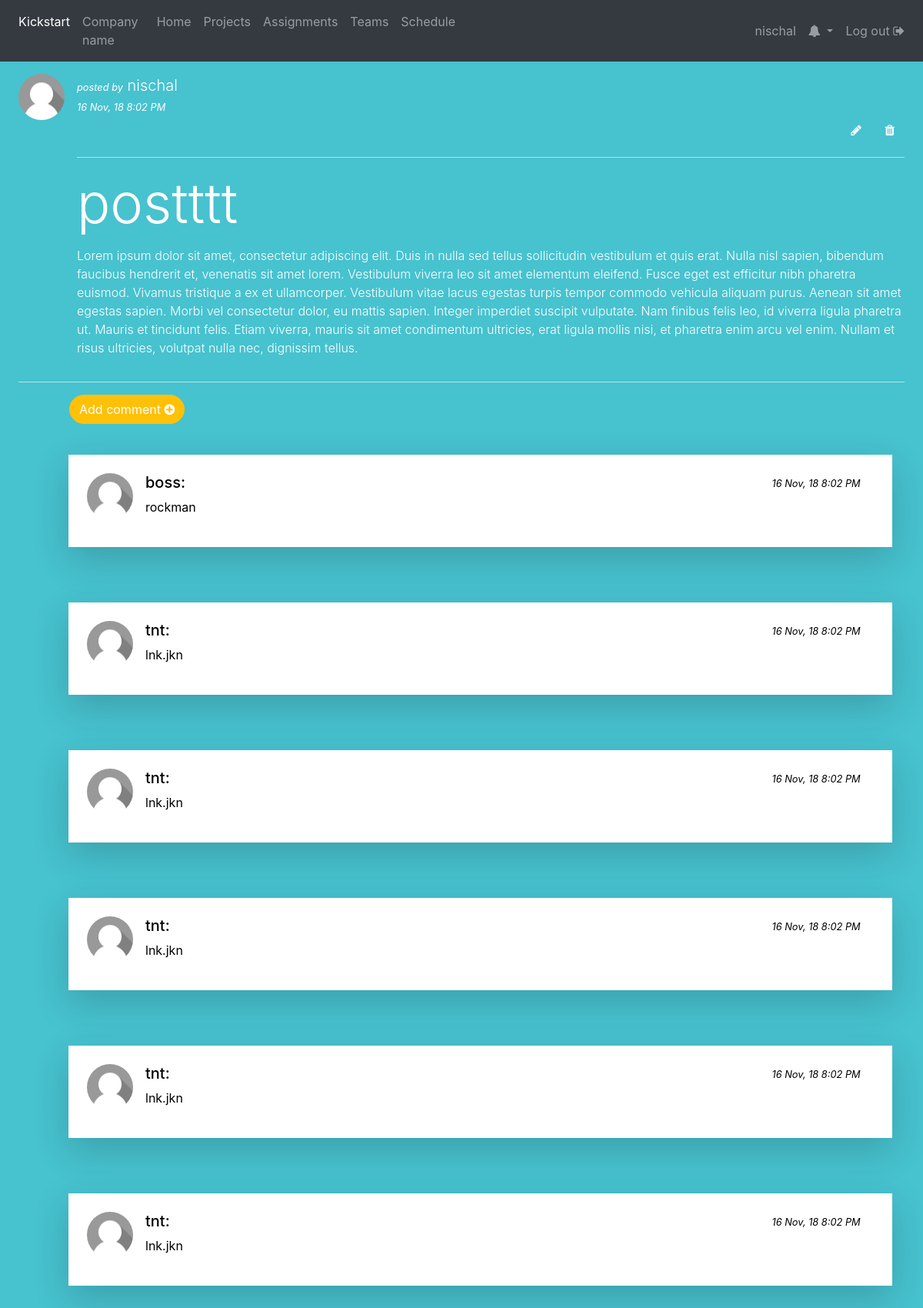
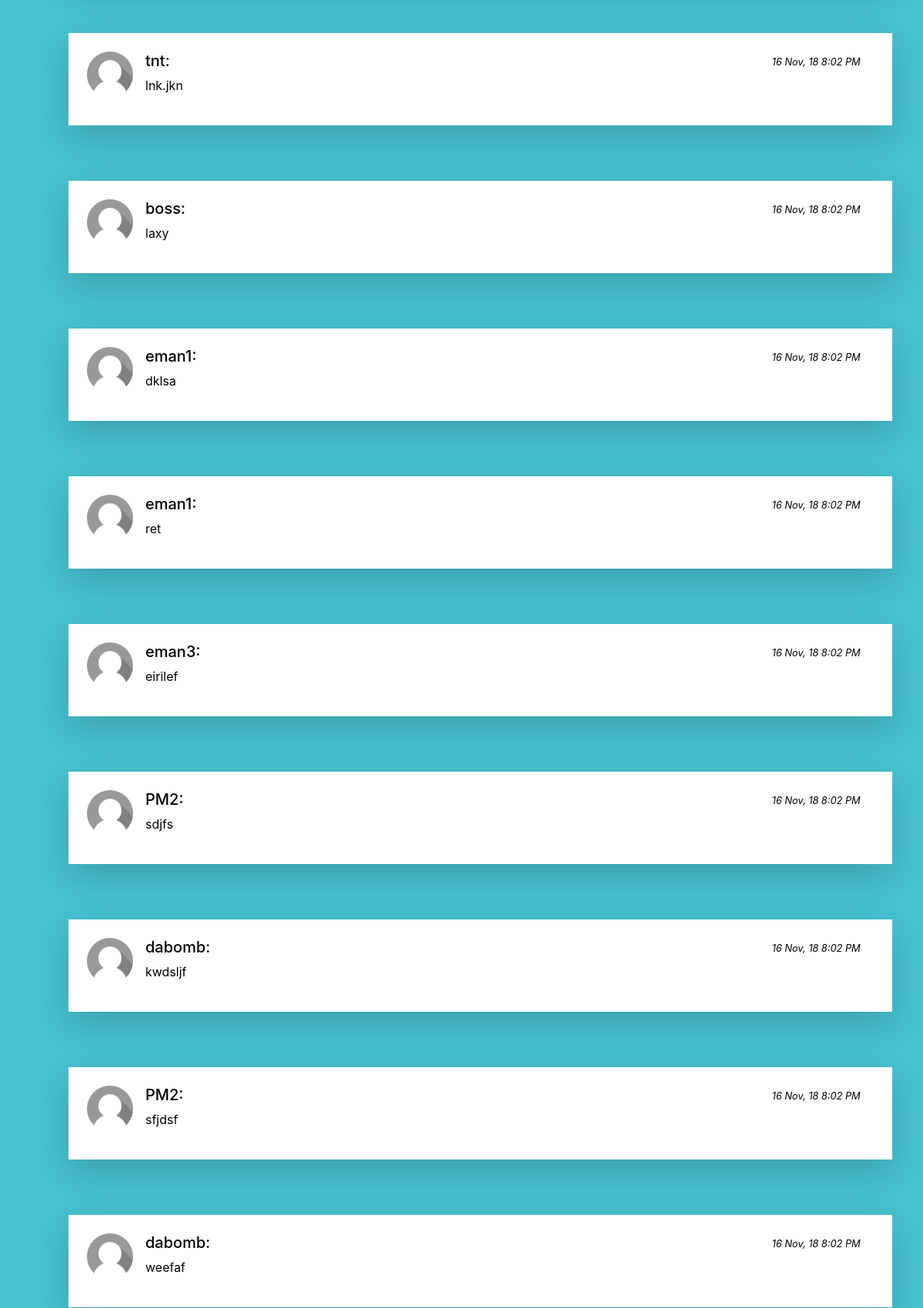
Screenshot of /blog/post/6/ (signed in, upper part) with the database file from the repository (2 pictures, top to bottom).
### blog/models.py (models this page shows, shortened)
class post(models.Model):
    title = models.CharField(max_length=200)
    content = models.TextField()
    timestamp = models.DateTimeField(auto_now_add=True)
    author = models.ForeignKey(User, on_delete=models.SET_NULL, null=True)

class comment(models.Model):
    post = models.ForeignKey(post, on_delete=models.CASCADE,default='')
    content = models.CharField(max_length=1000)
    timestamp = models.DateTimeField(auto_now_add=True)
    author = models.ForeignKey(User, on_delete=models.SET_NULL, null=True)

### blog/views.py (the view)
# urls.py: path('post/<int:pk>/', views.details, name='details'),
def details(request, pk):
    posts = get_object_or_404(post,id=pk)
    comments = comment.objects.filter(post=posts)
    posts_dict_details = {'posts':posts, 'allcomments': comments}
    return render(request, 'blog/details.html', posts_dict_details)

### templates/blog/details.html
{% extends 'blog/base.html' %}
{% load  staticfiles %}
{% block body %}
    <br><br><br>
    <div class="shadow-lg p-4 mb-4" style="padding: 30px;background-color: #47c2cf;color:white;">
        <div class="media">
            <img src="{% static 'images/default.png' %}" class="align-self-start mr-3 rounded-circle"
                 style="width:60px">
            <div class="media-body">
                <span class="font-italic"><small> posted by</small></span><span
                        class="lead"> {{ posts.author }} </span><br><span class="font-italic"><small>
                    {{ posts.timestamp|date:"d M, y  g:i A" }}</small></span>
                <p class="text-right">
                <a class="btn btn-default" href="{% url 'editpost' pk=posts.pk %}"><span
                        class="fa fa-pencil"></span></a>
                <a class="btn btn-default" href="{% url 'deletepost' pk=posts.pk %}"><span
                        class="fa fa-trash"></span></a>
                </p>
                <hr style="border-color: #ffffff94">
                <h1 class="display-3">{{ posts.title }}</h1>
                <p class="font-weight-light" style="padding-top: 5px;">{{ posts.content }}</p>
            </div>
        </div>
        <hr style="border-color: #ffffff94">
        <p class="text-left" style="margin-left: 66px;">
            <a href="{% url 'add-comment' pk=posts.pk %}" class="btn btn-warning" role="button"
               style="border-radius: 20px;color: white;">Add
                comment <span class="fa fa-plus-circle"></span></a>
        </p>
    <br>
        {% for comment in allcomments %}
            <div class="shadow-lg p-4 mb-4" style="background-color: white;color:black;width: 93%;margin-left: 65px;">
            <div class="media">
                 <img src="{% static 'images/default.png' %}" class="align-self-start mr-3 rounded-circle"
                         style="width:60px">
                <div class="media-body">
                <div class="row">
                    <div class="col-lg-10">
                        <h5>{{ comment.author }}:</h5>
                        <p class="font-weight-normal">{{ comment.content }}</p>
                    </div>
                    <div class="col-lg-2">
                        <span class="font-italic"><small>
                    {{ posts.timestamp|date:"d M, y  g:i A" }}</small></span>
                    </div>
                </div>
            </div>
            </div>
            </div>
            <br><br>
        {% endfor %}
    </div>
{% endblock %}

### templates/blog/base.html (shortened to what this page needs)
<!DOCTYPE html>
{% load staticfiles %}
<html lang="en">
<head>
    <link rel="stylesheet" href="https://maxcdn.bootstrapcdn.com/bootstrap/4.1.3/css/bootstrap.min.css">
    <link rel="stylesheet" href="https://cdnjs.cloudflare.com/ajax/libs/font-awesome/4.7.0/css/font-awesome.min.css">
</head>
<body>
<nav class="navbar navbar-expand-md navbar-dark bg-dark fixed-top">
    <div class="navbar-collapse collapse w-100 order-1 order-md-0 dual-collapse2">
        <ul class="navbar-nav mr-auto">
            <div class="navbar-header">
                <li class="nav-item active">
                    <a class="nav-link" href="#">Kickstart</a>
                </li>
            </div>
            <li class="nav-item">
                <a class="nav-link">Company name</a>
            </li>
            <li class="nav-item">
                <a class="nav-link" href="#">Home</a>
            </li>
            <li class="nav-item">
                <a class="nav-link" href="#">Projects</a>
            </li>
            <li class="nav-item">
                <a class="nav-link" href="#">Assignments</a>
            </li>
            <li class="nav-item">
                <a class="nav-link" href="#">Teams</a>
            </li>
            <li class="nav-item">
                <a class="nav-link" href="#">Schedule</a>
            </li>
        </ul>
    </div>
    <div class="navbar-collapse collapse w-100 order-3 dual-collapse2">
        <ul class="navbar-nav ml-auto">
            <li class="nav-item">
                <a class="nav-link" href="#">{{ user.username }}</a>
            </li>
            <li class="nav-item dropdown">
                <a class="nav-link dropdown-toggle" href="#" id="navbardrop" data-toggle="dropdown">
                    <span class="fa fa-bell"></span>
                </a>
            </li>
            <li class="nav-item">
                <a class="nav-link" href="#">Log out <span class="fa fa-sign-out"
                                                           style="font-size: 16px;"></span></a>
            </li>
        </ul>
    </div>
</nav>
{% block body %}
{% endblock body %}
</body>
</html>

### templates/blog/base.html (style rules this page uses)
a, a:hover { color: white; text-decoration: none; }

### rows the page displays
post: author "nischal", timestamp "16 Nov, 18 8:02 PM", title "postttt", content "Lorem ipsum dolor sit amet, consectetur adipiscing elit. Duis in nulla sed tellus sollicitudin vestibulum et quis erat. Nulla nisl sapien, bibendum faucibus hendrerit et, venenatis sit amet lorem. Vestibulum viverra leo sit amet elementum eleifend. Fusce eget est efficitur nibh pharetra euismod. Vivamus tristique a ex et ullamcorper. Vestibulum vitae lacus egestas turpis tempor commodo vehicula aliquam purus. Aenean sit amet egestas sapien. Morbi vel consectetur dolor, eu mattis sapien. Integer imperdiet suscipit vulputate. Nam finibus felis leo, id viverra ligula pharetra ut. Mauris et tincidunt felis. Etiam viverra, mauris sit amet condimentum ultricies, erat ligula mollis nisi, et…"
comment: author "boss", content "rockman"
comment: author "tnt", content "lnk.jkn"
comment: author "tnt", content "lnk.jkn"
comment: author "tnt", content "lnk.jkn"
comment: author "tnt", content "lnk.jkn"
comment: author "tnt", content "lnk.jkn"
comment: author "tnt", content "lnk.jkn"
comment: author "boss", content "laxy"
comment: author "eman1", content "dklsa"
comment: author "eman1", content "ret"
comment: author "eman3", content "eirilef"
comment: author "PM2", content "sdjfs"
comment: author "dabomb", content "kwdsljf"
comment: author "PM2", content "sfjdsf"
comment: author "dabomb", content "weefaf"

### other values shown
{{ user.username }} "nischal"
